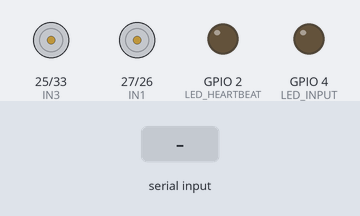
This sketch was run on a simulated ESP32. Parts: motor-driver pin pairs drawn as motors (green arrow = first pin HIGH = forward, orange = second pin HIGH = backward, longer = more drive), output pins drawn as LEDs (lit = HIGH). Inputs (shaded band) come from the test bench. Nothing arrives over Bluetooth unless stated.

Above: at 2.3 s.
2.4 s: "1" received over the second serial link
At 3.7 s:
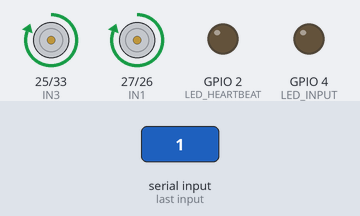
4.0 s: "2" received over the second serial link
At 5.0 s:
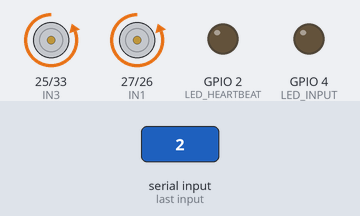
5.6 s: "3" received over the second serial link
At 6.2 s:
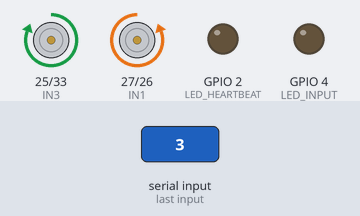
7.2 s: "4" received over the second serial link
At 8.5 s:
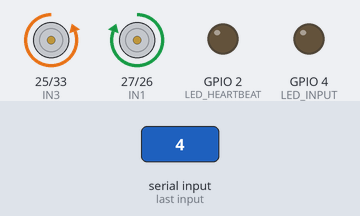
8.8 s: "0" received over the second serial link
At 9.8 s:
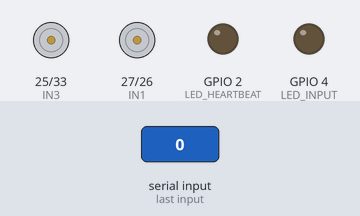
Timing chart, 0 to 11.4 s (numbered marks = the images above; inputs shaded):
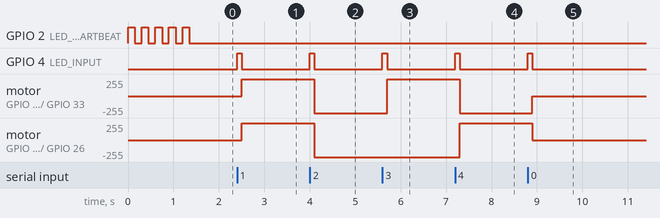

Measured:
- after the input at 2.4 s, GPIO 4 (LED_INPUT): LOW → HIGH at once, → LOW 0.10 s later; motor on GPIO 25 (IN3) / GPIO 33 (IN4), motor on GPIO 27 (IN1) / GPIO 26 (IN2): stopped → forward 255/255 after 0.10 s
- after the input at 4.0 s, GPIO 4 (LED_INPUT): LOW → HIGH at once, → LOW 0.10 s later; motor on GPIO 25 (IN3) / GPIO 33 (IN4), motor on GPIO 27 (IN1) / GPIO 26 (IN2): forward 255/255 → backward 255/255 after 0.10 s
- after the input at 5.6 s, GPIO 4 (LED_INPUT): LOW → HIGH at once, → LOW 0.10 s later; motor on GPIO 25 (IN3) / GPIO 33 (IN4): backward 255/255 → forward 255/255 after 0.10 s
- after the input at 7.2 s, GPIO 4 (LED_INPUT): LOW → HIGH at once, → LOW 0.10 s later; motor on GPIO 25 (IN3) / GPIO 33 (IN4): forward 255/255 → backward 255/255 after 0.10 s; motor on GPIO 27 (IN1) / GPIO 26 (IN2): backward 255/255 → forward 255/255 after 0.10 s
- after the input at 8.8 s, GPIO 4 (LED_INPUT): LOW → HIGH at once, → LOW 0.10 s later; motor on GPIO 25 (IN3) / GPIO 33 (IN4): backward 255/255 → stopped after 0.10 s; motor on GPIO 27 (IN1) / GPIO 26 (IN2): forward 255/255 → stopped after 0.10 s
- by itself, GPIO 2 (LED_HEARTBEAT): alternates HIGH for 0.15 s and LOW for 0.15 s, 10 changes in all, then stays LOW

The sketch:

NanoBat.ino
```cpp
#include "BluetoothSerial.h"

BluetoothSerial SerialBT;

// Motor control pins
const int IN1 = 27;  // Left motor forward
const int IN2 = 26;  // Left motor backward
const int IN3 = 25;  // Right motor forward
const int IN4 = 33;  // Right motor backward

// LED pins
const int LED_HEARTBEAT = 2;  // On-board LED (blinks based on BT status)
const int LED_INPUT = 4;      // Input indicator (blinks when command received)

unsigned long lastBlinkTime = 0;
bool heartbeatState = false;
bool hasShownConnectionBlink = false;

void setup() {
  SerialBT.begin("ESP32_CAR");

  // Motor pins
  pinMode(IN1, OUTPUT);
  pinMode(IN2, OUTPUT);
  pinMode(IN3, OUTPUT);
  pinMode(IN4, OUTPUT);

  // LEDs
  pinMode(LED_HEARTBEAT, OUTPUT);
  pinMode(LED_INPUT, OUTPUT);

  // Initial states
  stopMotors();
  digitalWrite(LED_HEARTBEAT, LOW);
  digitalWrite(LED_INPUT, LOW);
}

void loop() {
  // === Bluetooth Connection LED Behavior ===
  if (SerialBT.hasClient()) {
    if (!hasShownConnectionBlink) {
      // Blink 5 times quickly when connected
      for (int i = 0; i < 5; i++) {
        digitalWrite(LED_HEARTBEAT, HIGH);
        delay(150);
        digitalWrite(LED_HEARTBEAT, LOW);
        delay(150);
      }
      hasShownConnectionBlink = true;
    }
  } else {
    hasShownConnectionBlink = false;
    // Blink LED every 1 second if not connected
    if (millis() - lastBlinkTime >= 1000) {
      heartbeatState = !heartbeatState;
      digitalWrite(LED_HEARTBEAT, heartbeatState);
      lastBlinkTime = millis();
    }
  }

  // === Bluetooth Command Handling ===
  if (SerialBT.available()) {
    char command = SerialBT.read();

    // Blink input LED when command is received
    digitalWrite(LED_INPUT, HIGH);
    delay(100);
    digitalWrite(LED_INPUT, LOW);

    // Handle motor command
    switch (command) {
      case '1': moveForward(); break;
      case '2': moveBackward(); break;
      case '3': turnLeft(); break;
      case '4': turnRight(); break;
      case '0': stopMotors(); break;
      default: stopMotors(); break;
    }
  }
}

// === Motor Control Functions ===

void moveForward() {
  digitalWrite(IN1, HIGH);
  digitalWrite(IN2, LOW);
  digitalWrite(IN3, HIGH);
  digitalWrite(IN4, LOW);
}

void moveBackward() {
  digitalWrite(IN1, LOW);
  digitalWrite(IN2, HIGH);
  digitalWrite(IN3, LOW);
  digitalWrite(IN4, HIGH);
}

void turnLeft() {
  digitalWrite(IN1, LOW);
  digitalWrite(IN2, HIGH);  // Left motor backward
  digitalWrite(IN3, HIGH);
  digitalWrite(IN4, LOW);   // Right motor forward
}

void turnRight() {
  digitalWrite(IN1, HIGH);
  digitalWrite(IN2, LOW);   // Left motor forward
  digitalWrite(IN3, LOW);
  digitalWrite(IN4, HIGH);  // Right motor backward
}

void stopMotors() {
  digitalWrite(IN1, LOW);
  digitalWrite(IN2, LOW);
  digitalWrite(IN3, LOW);
  digitalWrite(IN4, LOW);
}
```
